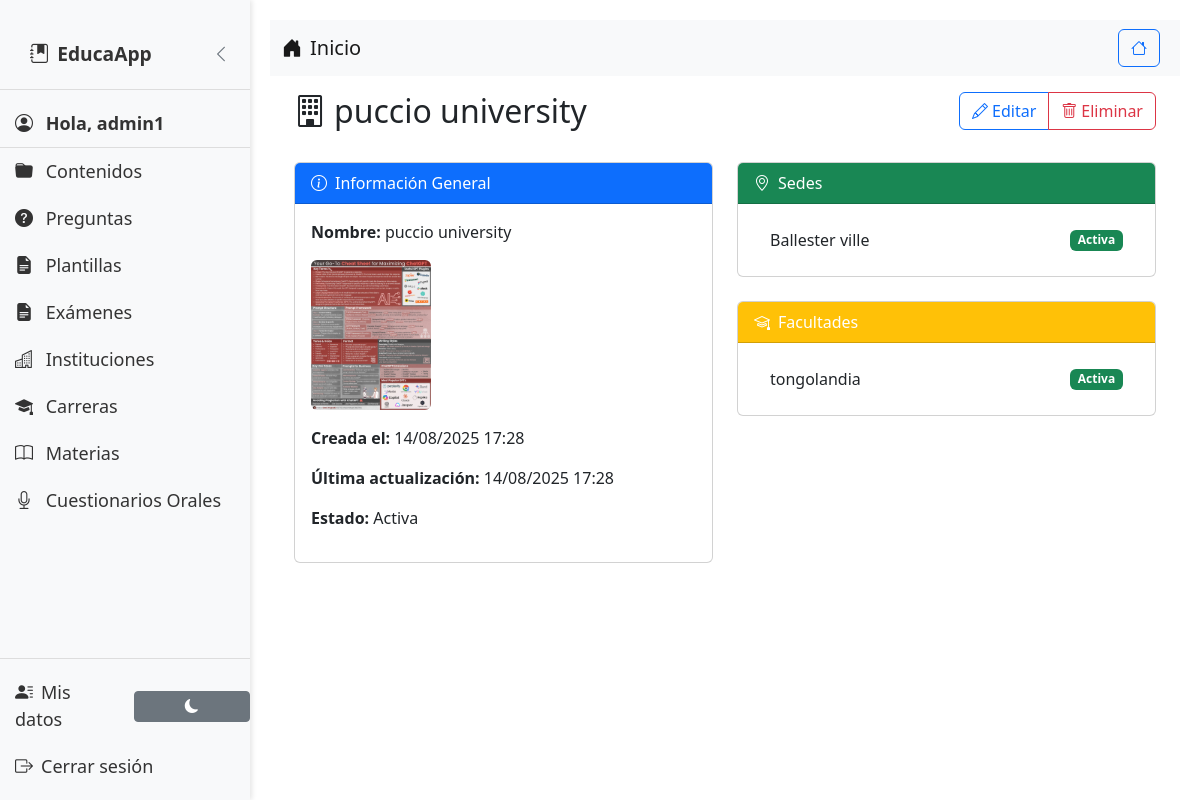
Before: /instituciones-v2/detalle/6/ (signed in) with the older database file.
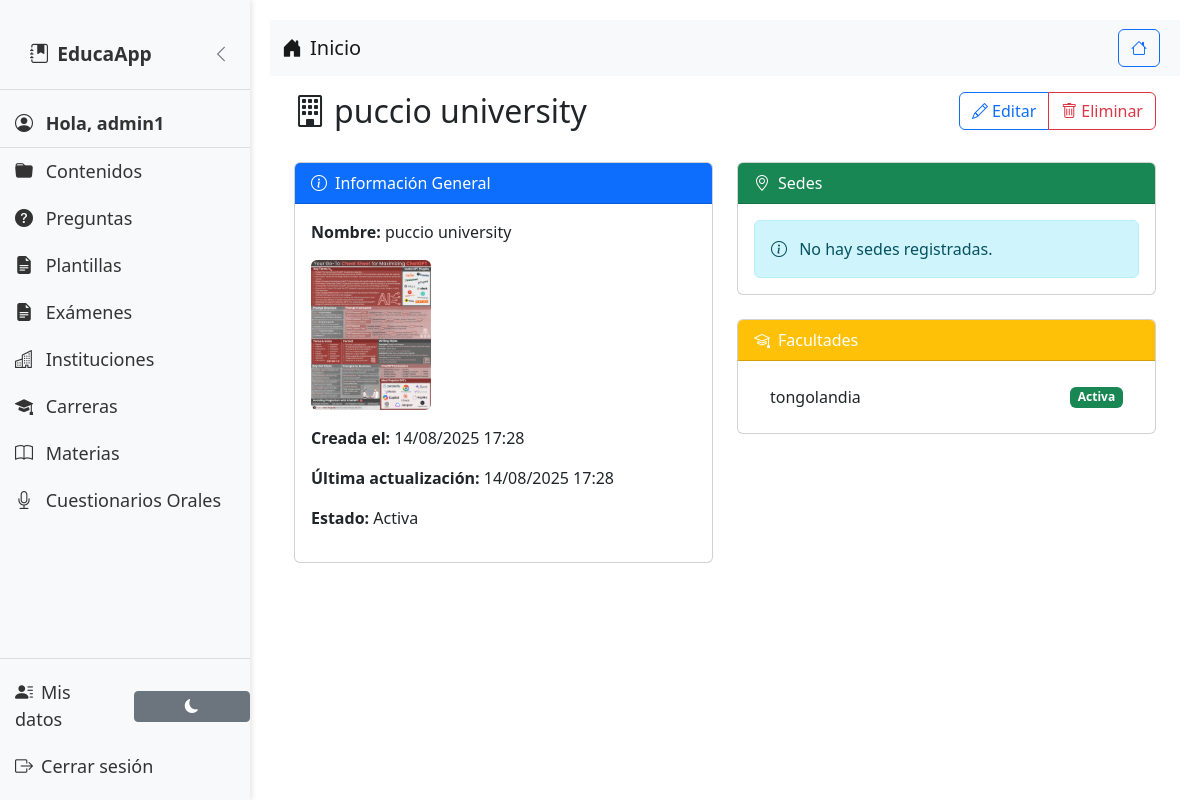
After: the same page with the newer database file.
### material/models.py (models this page shows, shortened)
class CampusV2(models.Model):
    institution = models.ForeignKey(
        InstitutionV2,
        on_delete=models.CASCADE,
        related_name='campusv2_set',
        verbose_name="Institución"
    )
    name = models.CharField(
        max_length=255,
        verbose_name="Nombre de la Sede",
        help_text="Nombre de la sede"
    )
    address = models.TextField(
        verbose_name="Dirección",
        help_text="Dirección completa de la sede",
        blank=True,
        null=True
    )
    is_active = models.BooleanField(
        default=True,
        verbose_name="Activa",
        help_text="Indica si la sede está activa"
    )
    created_at = models.DateTimeField(auto_now_add=True)
    updated_at = models.DateTimeField(auto_now=True)
    class Meta:
        verbose_name = "Sede V2"
        verbose_name_plural = "Sedes V2"
        constraints = [
            models.UniqueConstraint(
                fields=['institution', 'name'],
                name='unique_campus_name_per_institution'
            )
        ]

class FacultyV2(models.Model):
    institution = models.ForeignKey(
        InstitutionV2,
        on_delete=models.CASCADE,
        related_name='facultyv2_set',
        verbose_name="Institución"
    )
    name = models.CharField(
        max_length=255,
        verbose_name="Nombre de la Facultad",
        help_text="Nombre de la facultad"
    )
    is_active = models.BooleanField(
        default=True,
        verbose_name="Activa",
        help_text="Indica si la facultad está activa"
    )
    created_at = models.DateTimeField(auto_now_add=True)
    updated_at = models.DateTimeField(auto_now=True)
    class Meta:
        verbose_name = "Facultad"
        verbose_name_plural = "Facultades"
        ordering = ['name']
        unique_together = ['institution', 'name']

### material/views.py (the view)
# urls.py: path('instituciones-v2/detalle/<int:pk>/', material_views.institution_v2_detail, name='institution_v2_detail'),
@login_required
def institution_v2_detail(request, pk):
    institution = get_object_or_404(
        InstitutionV2,
        pk=pk,
        userinstitution__user=request.user
    )
    is_favorite = UserInstitution.objects.filter(
        user=request.user,
        institution=institution,
        is_favorite=True
    ).exists()
    logs = InstitutionLog.objects.filter(institution=institution).order_by('-created_at')
    context = {
        'institution': institution,
        'is_favorite': is_favorite,
        'logs': logs
    }
    return render(request, 'material/institutions_v2/detail.html', context)

### material/templatetags/message_tags.py (called while the page is built)
@register.simple_tag(takes_context=True)
def get_filtered_messages(context, categories=None):
    request = context['request']
    messages = get_messages(request)
    messages_list = list(messages)
    if categories:
        if isinstance(categories, str):
            category_list = [cat.strip() for cat in categories.split(',')]
        else:
            category_list = [categories]
        filtered_messages = []
        for message in messages_list:
            message_tags = message.extra_tags if message.extra_tags else 'general'
            message_categories = [tag.strip() for tag in message_tags.split(',')]
            if any(cat in category_list for cat in message_categories):
                filtered_messages.append(message)
        return filtered_messages
    else:
        return messages_list

@register.inclusion_tag('material/components/messages.html', takes_context=True)
def show_messages(context, categories=None):
    filtered_messages = get_filtered_messages(context, categories)
    return {'messages': filtered_messages}

### material/templates/material/institutions_v2/detail.html
{% extends "material/base.html" %}
{% block content %}
<div class="container">
    <div class="row mb-4">
        <div class="col-md-8">
            <h2>
                <i class="bi bi-building me-2"></i>{{ institution.name }}
            </h2>
        </div>
        <div class="col-md-4 text-end">
            <div class="btn-group">
                <a href="{% url 'material:edit_institution_v2' institution.pk %}" class="btn btn-outline-primary">
                    <i class="bi bi-pencil me-1"></i>Editar
                </a>
                <a href="{% url 'material:delete_institution_v2' institution.pk %}" class="btn btn-outline-danger">
                    <i class="bi bi-trash me-1"></i>Eliminar
                </a>
            </div>
        </div>
    </div>
    <div class="row">
        <div class="col-md-6">
            <div class="card mb-4">
                <div class="card-header bg-primary text-white">
                    <i class="bi bi-info-circle me-2"></i>Información General
                </div>
                <div class="card-body">
                    <p><strong>Nombre:</strong> {{ institution.name }}</p>
                    {% if institution.logo %}
                    <img src="{{ institution.logo.url }}" alt="Logo" class="img-fluid mb-3 rounded" style="max-height: 150px;">
                    {% endif %}
                    <p><strong>Creada el:</strong> {{ institution.created_at|date:"d/m/Y H:i" }}</p>
                    <p><strong>Última actualización:</strong> {{ institution.updated_at|date:"d/m/Y H:i" }}</p>
                    <p><strong>Estado:</strong> {% if institution.is_active %}Activa{% else %}Inactiva{% endif %}</p>
                </div>
            </div>
        </div>
        <div class="col-md-6">
            <div class="card mb-4">
                <div class="card-header bg-success text-white">
                    <i class="bi bi-geo-alt me-2"></i>Sedes
                </div>
                <div class="card-body">
                    {% if institution.campusv2_set.all %}
                    <ul class="list-group list-group-flush">
                        {% for campus in institution.campusv2_set.all %}
                        <li class="list-group-item d-flex justify-content-between align-items-center">
                            {{ campus.name }}
                            <span class="badge bg-{% if campus.is_active %}success{% else %}secondary{% endif %}">
                                {% if campus.is_active %}Activa{% else %}Inactiva{% endif %}
                            </span>
                        </li>
                        {% endfor %}
                    </ul>
                    {% else %}
                    <div class="alert alert-info mb-0">
                        <i class="bi bi-info-circle me-2"></i> No hay sedes registradas.
                    </div>
                    {% endif %}
                </div>
            </div>
            <div class="card">
                <div class="card-header bg-warning text-white">
                    <i class="bi bi-mortarboard me-2"></i>Facultades
                </div>
                <div class="card-body">
                    {% if institution.facultyv2_set.all %}
                    <ul class="list-group list-group-flush">
                        {% for faculty in institution.facultyv2_set.all %}
                        <li class="list-group-item d-flex justify-content-between align-items-center">
                            {{ faculty.name }}
                            <span class="badge bg-{% if faculty.is_active %}success{% else %}secondary{% endif %}">
                                {% if faculty.is_active %}Activa{% else %}Inactiva{% endif %}
                            </span>
                        </li>
                        {% endfor %}
                    </ul>
                    {% else %}
                    <div class="alert alert-info mb-0">
                        <i class="bi bi-info-circle me-2"></i> No hay facultades registradas.
                    </div>
                    {% endif %}
                </div>
            </div>
        </div>
    </div>
</div>
{% endblock %}

Changed rows visible on the page:
removed CampusV2: name "Ballester ville", is_active "Activa"
Other visible differences:
text now shown: "No hay sedes registradas."
